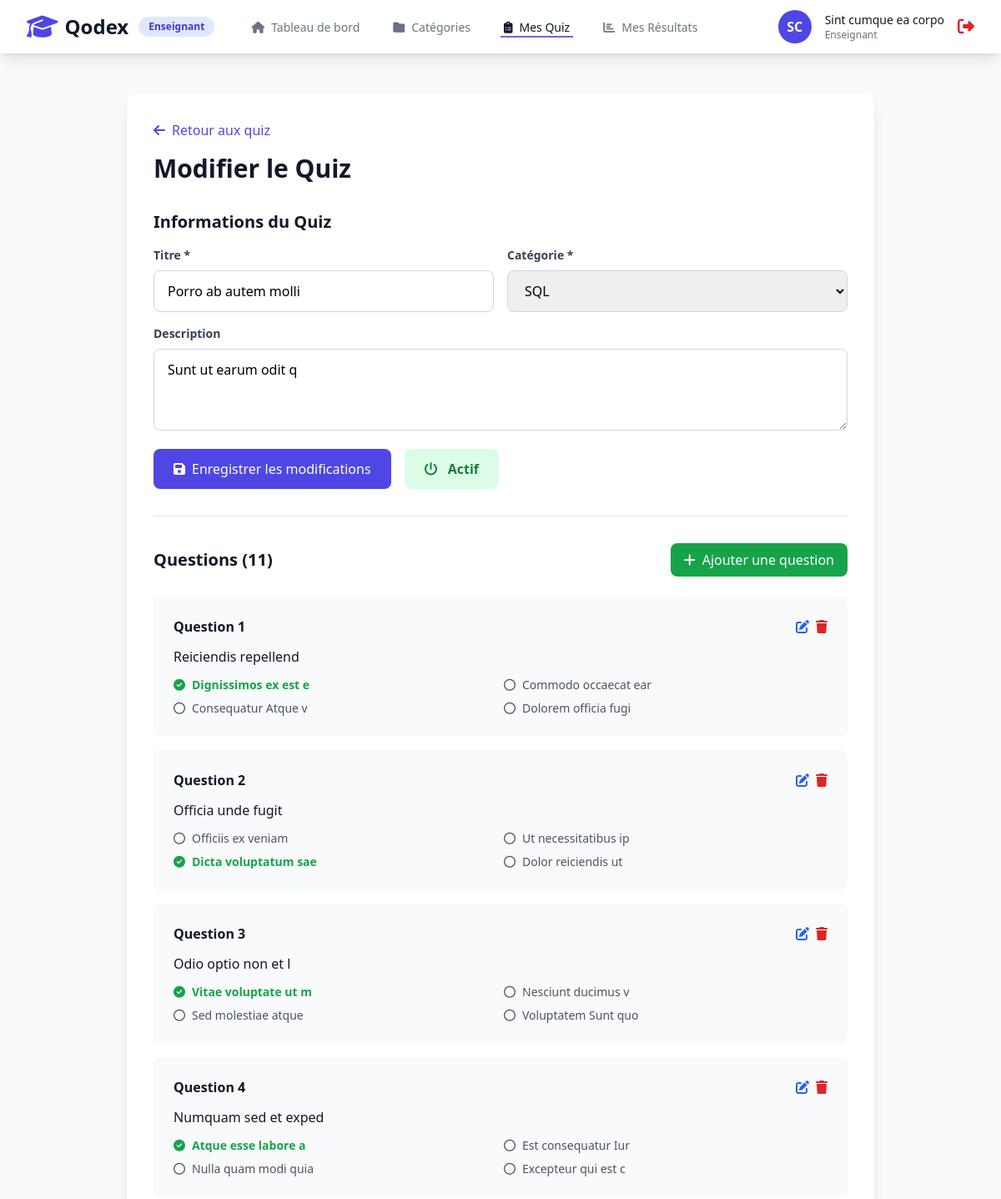
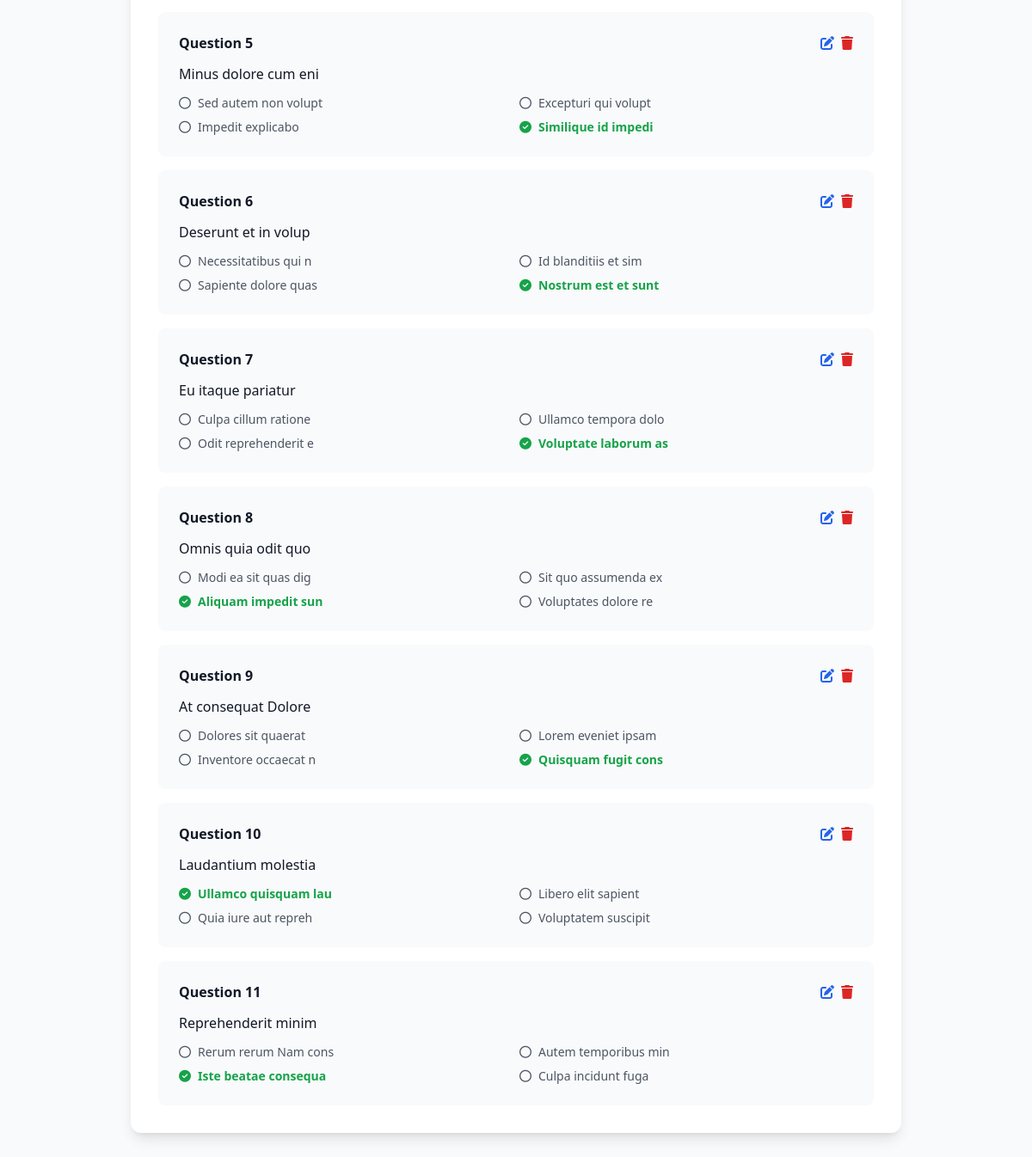
The app's page /pages/teacher/quiz_edit.php?id=2 (signed in) with its own data (2 pictures, top to bottom).
### tables this page shows
CREATE TABLE `quiz` (
  `id` int NOT NULL,
  `titre` varchar(200) NOT NULL,
  `description` text,
  `categorie_id` int NOT NULL,
  `enseignant_id` int NOT NULL,
  `is_active` tinyint(1) DEFAULT '1',
  `created_at` timestamp NULL DEFAULT CURRENT_TIMESTAMP,
  `updated_at` timestamp NULL DEFAULT CURRENT_TIMESTAMP ON UPDATE CURRENT_TIMESTAMP
);

CREATE TABLE `categories` (
  `id` int NOT NULL,
  `nom` varchar(100) NOT NULL,
  `description` text,
  `created_by` int NOT NULL,
  `created_at` timestamp NULL DEFAULT CURRENT_TIMESTAMP,
  `updated_at` timestamp NULL DEFAULT CURRENT_TIMESTAMP ON UPDATE CURRENT_TIMESTAMP
);

CREATE TABLE `questions` (
  `id` int NOT NULL,
  `quiz_id` int NOT NULL,
  `question` text NOT NULL,
  `option1` varchar(255) NOT NULL,
  `option2` varchar(255) NOT NULL,
  `option3` varchar(255) NOT NULL,
  `option4` varchar(255) NOT NULL,
  `correct_option` tinyint NOT NULL,
  `created_at` timestamp NULL DEFAULT CURRENT_TIMESTAMP
);

### classes/Database.php (called while the page is built, shortened)
<?php
class Database {
    private static $instance = null;
    private $connection;
    private function __construct() {
        try {
            $dsn = "mysql:host=" . DB_HOST . ";dbname=" . DB_NAME . ";charset=" . DB_CHARSET;
            $options = [
                PDO::ATTR_ERRMODE => PDO::ERRMODE_EXCEPTION,
                PDO::ATTR_DEFAULT_FETCH_MODE => PDO::FETCH_ASSOC,
                PDO::ATTR_EMULATE_PREPARES => false,
            ];
            $this->connection = new PDO($dsn, DB_USER, DB_PASS, $options);
        } catch (PDOException $e) {
            die("Erreur de connexion : " . $e->getMessage());
        }
    }
    public static function getInstance() {
        if (self::$instance === null) {
            self::$instance = new self();
        }
        return self::$instance;
    }
    public function query($sql, $params = []) {
        $stmt = $this->connection->prepare($sql);
        $stmt->execute($params);
        return $stmt;
    }
}

### classes/Quiz.php (called while the page is built, shortened)
<?php
class Quiz {
    private $db;
    public function __construct() {
        $this->db = Database::getInstance();
    }
    public function getById($id) {
        $sql = "SELECT q.*, c.nom as categorie_nom
                FROM quiz q
                LEFT JOIN categories c ON q.categorie_id = c.id
                WHERE q.id = ?";
        $result = $this->db->query($sql, [$id]);
        return $result->fetch();
    }
}

### classes/Category.php (called while the page is built, shortened)
<?php
class Category {
    private $db;
    public function __construct() {
        $this->db = Database::getInstance();
    }
    public function getAllByTeacher($teacherId) {
        $sql = "SELECT c.*,
                       COUNT(DISTINCT q.id) as quiz_count
                FROM categories c
                LEFT JOIN quiz q ON c.id = q.categorie_id
                WHERE c.created_by = ?
                GROUP BY c.id
                ORDER BY c.created_at DESC";
        $result = $this->db->query($sql, [$teacherId]);
        return $result->fetchAll();
    }
}

### classes/Security.php (called while the page is built, shortened)
<?php
class Security {
    public static function generateCSRFToken() {
        return $_SESSION['csrf_token'];
    }
}

### classes/Question.php (called while the page is built, shortened)
<?php
class Question {
    private $db;
    public function __construct() {
        $this->db = Database::getInstance();
    }
    public function getAllByQuiz($quizId) {
        $sql = "SELECT * FROM questions WHERE quiz_id = ? ORDER BY id ASC";
        $result = $this->db->query($sql, [$quizId]);
        return $result->fetchAll();
    }
}

### pages/teacher/quiz_edit.php (the view, shortened to what this page needs)
<?php
require_once '../../config/database.php';
require_once '../../classes/Database.php';
require_once '../../classes/Security.php';
require_once '../../classes/Quiz.php';
require_once '../../classes/Question.php';
require_once '../../classes/Category.php';
$quizId = intval($_GET['id'] ?? 0);
$teacherId = $_SESSION['user_id'];
$quizObj = new Quiz();
$quiz = $quizObj->getById($quizId);
$questionObj = new Question();
$questions = $questionObj->getAllByQuiz($quizId);
$categoryObj = new Category();
$categories = $categoryObj->getAllByTeacher($teacherId);
?>
<?php include '../partials/header.php'; ?>
<?php include '../partials/nav_teacher.php'; ?>
<div class="pt-16">
    <div class="min-h-screen py-12 px-4">
        <div class="max-w-4xl mx-auto">
            <div class="bg-white rounded-xl shadow-lg p-8">
                <div class="mb-8">
                    <a href="quiz.php" class="text-indigo-600 hover:text-indigo-700 mb-4 inline-block">
                        <i class="fas fa-arrow-left mr-2"></i>Retour aux quiz
                    </a>
                    <h2 class="text-3xl font-bold text-gray-900">Modifier le Quiz</h2>
                </div>
                <form action="../../actions/quiz_update.php" method="POST" class="mb-8">
                    <h3 class="text-xl font-bold text-gray-900 mb-4">Informations du Quiz</h3>
                    <div class="grid md:grid-cols-2 gap-4 mb-4">
                        <div>
                            <label class="block text-gray-700 text-sm font-bold mb-2">Titre *</label>
                            <input type="text" name="titre" required value="<?= htmlspecialchars($quiz['titre']) ?>"
                                   class="w-full px-4 py-3 border border-gray-300 rounded-lg focus:ring-2 focus:ring-indigo-500 focus:border-transparent">
                        </div>
                        <div>
                            <label class="block text-gray-700 text-sm font-bold mb-2">Catégorie *</label>
                            <select name="categorie_id" required
                                    class="w-full px-4 py-3 border border-gray-300 rounded-lg focus:ring-2 focus:ring-indigo-500 focus:border-transparent">
                                <?php foreach ($categories as $cat): ?>
                                    <option value="<?= $cat['id'] ?>" <?= $cat['id'] == $quiz['categorie_id'] ? 'selected' : '' ?>>
                                        <?= htmlspecialchars($cat['nom']) ?>
                                    </option>
                                <?php endforeach; ?>
                            </select>
                        </div>
                    </div>
                    <div class="mb-4">
                        <label class="block text-gray-700 text-sm font-bold mb-2">Description</label>
                        <textarea name="description" rows="3"
                                  class="w-full px-4 py-3 border border-gray-300 rounded-lg focus:ring-2 focus:ring-indigo-500 focus:border-transparent"><?= htmlspecialchars($quiz['description']) ?></textarea>
                    </div>
                    <div class="flex items-center gap-4">
                        <button type="submit" class="bg-indigo-600 text-white px-6 py-3 rounded-lg hover:bg-indigo-700 transition">
                            <i class="fas fa-save mr-2"></i>Enregistrer les modifications
                        </button>
                        <a href="../../actions/quiz_toggle.php?id=<?= $quiz['id'] ?>&token=<?= Security::generateCSRFToken() ?>"
                           class="px-6 py-3 rounded-lg font-semibold transition <?= $quiz['is_active'] ? 'bg-green-100 text-green-700 hover:bg-green-200' : 'bg-gray-100 text-gray-700 hover:bg-gray-200' ?>">
                            <i class="fas fa-power-off mr-2"></i>
                            <?= $quiz['is_active'] ? 'Actif' : 'Inactif' ?>
                        </a>
                    </div>
                </form>
                <hr class="my-8">
                <div>
                    <div class="flex justify-between items-center mb-6">
                        <h3 class="text-xl font-bold text-gray-900">Questions (<?= count($questions) ?>)</h3>
                        <button onclick="openAddQuestionModal()"
                                class="px-4 py-2 bg-green-600 text-white rounded-lg hover:bg-green-700 transition">
                            <i class="fas fa-plus mr-2"></i>Ajouter une question
                        </button>
                    </div>
                    <?php if (empty($questions)): ?>
                        <div class="bg-gray-50 rounded-lg p-8 text-center">
                            <i class="fas fa-question-circle text-4xl text-gray-300 mb-3"></i>
                            <p class="text-gray-600">Aucune question. Ajoutez-en au moins une.</p>
                        </div>
                    <?php else: ?>
                        <div class="space-y-4">
                            <?php foreach ($questions as $index => $question): ?>
                                <div class="bg-gray-50 rounded-lg p-6">
                                    <div class="flex justify-between items-start mb-3">
                                        <h4 class="font-bold text-gray-900">Question <?= $index + 1 ?></h4>
                                        <div class="flex gap-2">
                                            <button onclick="editQuestion(<?= $question['id'] ?>)"
                                                    class="text-blue-600 hover:text-blue-700">
                                                <i class="fas fa-edit"></i>
                                            </button>
                                            <a href="../../actions/question_delete.php?id=<?= $question['id'] ?>&quiz_id=<?= $quizId ?>&token=<?= Security::generateCSRFToken() ?>"
                                               onclick="return confirm('Supprimer cette question ?')"
                                               class="text-red-600 hover:text-red-700">
                                                <i class="fas fa-trash"></i>
                                            </a>
                                        </div>
                                    </div>
                                    <p class="text-gray-900 mb-3 font-medium"><?= htmlspecialchars($question['question']) ?></p>
                                    <div class="grid grid-cols-2 gap-2 text-sm">
                                        <?php for ($i = 1; $i <= 4; $i++): ?>
                                            <div class="flex items-center <?= $question['correct_option'] == $i ? 'text-green-600 font-bold' : 'text-gray-600' ?>">
                                                <?php if ($question['correct_option'] == $i): ?>
                                                    <i class="fas fa-check-circle mr-2"></i>
                                                <?php else: ?>
                                                    <i class="far fa-circle mr-2"></i>
                                                <?php endif; ?>
                                                <?= htmlspecialchars($question['option' . $i]) ?>
                                            </div>
                                        <?php endfor; ?>
                                    </div>
                                </div>
                            <?php endforeach; ?>
                        </div>
                    <?php endif; ?>
                </div>
            </div>
        </div>
    </div>
</div>
<?php include '../partials/footer.php'; ?>

### records on screen
quiz: titre "Porro ab autem molli", categorie_id "SQL", description "Sunt ut earum odit q"
questions: question "Reiciendis repellend", option1 "Dignissimos ex est e", option2 "Commodo occaecat ear", option3 "Consequatur Atque v", option4 "Dolorem officia fugi"
questions: question "Officia unde fugit", option1 "Officiis ex veniam", option2 "Ut necessitatibus ip", option3 "Dicta voluptatum sae", option4 "Dolor reiciendis ut"
questions: question "Odio optio non et l", option1 "Vitae voluptate ut m", option2 "Nesciunt ducimus v", option3 "Sed molestiae atque", option4 "Voluptatem Sunt quo"
questions: question "Numquam sed et exped", option1 "Atque esse labore a", option2 "Est consequatur Iur", option3 "Nulla quam modi quia", option4 "Excepteur qui est c"
questions: question "Minus dolore cum eni", option1 "Sed autem non volupt", option2 "Excepturi qui volupt", option3 "Impedit explicabo", option4 "Similique id impedi"
questions: question "Deserunt et in volup", option1 "Necessitatibus qui n", option2 "Id blanditiis et sim", option3 "Sapiente dolore quas", option4 "Nostrum est et sunt"
questions: question "Eu itaque pariatur", option1 "Culpa cillum ratione", option2 "Ullamco tempora dolo", option3 "Odit reprehenderit e", option4 "Voluptate laborum as"
questions: question "Omnis quia odit quo", option1 "Modi ea sit quas dig", option2 "Sit quo assumenda ex", option3 "Aliquam impedit sun", option4 "Voluptates dolore re"
questions: question "At consequat Dolore", option1 "Dolores sit quaerat", option2 "Lorem eveniet ipsam", option3 "Inventore occaecat n", option4 "Quisquam fugit cons"
questions: question "Laudantium molestia", option1 "Ullamco quisquam lau", option2 "Libero elit sapient", option3 "Quia iure aut repreh", option4 "Voluptatem suscipit"
questions: question "Reprehenderit minim", option1 "Rerum rerum Nam cons", option2 "Autem temporibus min", option3 "Iste beatae consequa", option4 "Culpa incidunt fuga"

### other values on screen
$initials "SC"
$userName "Sint cumque ea corpo"
count($questions) "11"
